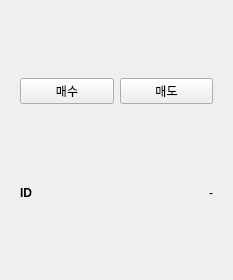
<?xml version="1.0" encoding="UTF-8"?>
<ui version="4.0">
 <class>Form</class>
 <widget class="QWidget" name="Form">
  <property name="geometry">
   <rect>
    <x>0</x>
    <y>0</y>
    <width>233</width>
    <height>280</height>
   </rect>
  </property>
  <property name="windowTitle">
   <string>Form</string>
  </property>
  <property name="windowOpacity">
   <double>1.000000000000000</double>
  </property>
  <property name="autoFillBackground">
   <bool>false</bool>
  </property>
  <layout class="QVBoxLayout" name="verticalLayout_2">
   <item>
    <widget class="QWidget" name="horizontalWidget" native="true">
     <property name="sizePolicy">
      <sizepolicy hsizetype="Preferred" vsizetype="Fixed">
       <horstretch>0</horstretch>
       <verstretch>0</verstretch>
      </sizepolicy>
     </property>
     <layout class="QHBoxLayout" name="horizontalLayout">
      <item>
       <widget class="QPushButton" name="butBtn">
        <property name="text">
         <string>매수</string>
        </property>
        <property name="checkable">
         <bool>true</bool>
        </property>
        <property name="autoExclusive">
         <bool>false</bool>
        </property>
       </widget>
      </item>
      <item>
       <widget class="QPushButton" name="pushButton_2">
        <property name="text">
         <string>매도</string>
        </property>
        <property name="checkable">
         <bool>true</bool>
        </property>
        <property name="checked">
         <bool>false</bool>
        </property>
       </widget>
      </item>
     </layout>
    </widget>
   </item>
   <item>
    <widget class="QWidget" name="horizontalWidget" native="true">
     <property name="sizePolicy">
      <sizepolicy hsizetype="Preferred" vsizetype="Fixed">
       <horstretch>0</horstretch>
       <verstretch>0</verstretch>
      </sizepolicy>
     </property>
     <layout class="QHBoxLayout" name="horizontalLayout_2">
      <item>
       <widget class="QLabel" name="Label_ID">
        <property name="sizePolicy">
         <sizepolicy hsizetype="Preferred" vsizetype="Fixed">
          <horstretch>0</horstretch>
          <verstretch>0</verstretch>
         </sizepolicy>
        </property>
        <property name="font">
         <font>
          <weight>75</weight>
          <bold>true</bold>
         </font>
        </property>
        <property name="text">
         <string>ID</string>
        </property>
       </widget>
      </item>
      <item alignment="Qt::AlignRight">
       <widget class="QLabel" name="label">
        <property name="text">
         <string>-</string>
        </property>
       </widget>
      </item>
     </layout>
    </widget>
   </item>
  </layout>
 </widget>
 <resources/>
 <connections/>
</ui>
